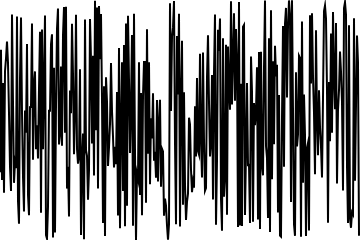
Frame 1 (no input)
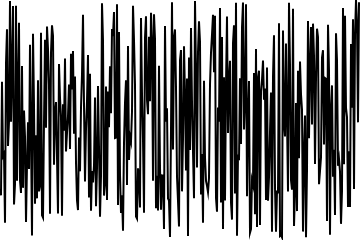
Frame 60 (no input)
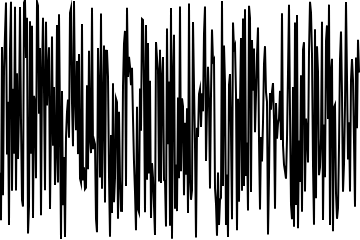
Frame 120 (the mouse pressed at the canvas centre since frame 60)

The p5.js sketch that drew these frames (run headless with seeded random() and noise() and a simulated clock; from frame 60 on, the mouse is pressed at the canvas centre):

// p5.js sketch
// ── sketch.js
// White noise


function setup() {
  createCanvas(360, 240);
}

function draw() {
  background(255);
  noFill();
  stroke(0);
  strokeWeight(2);
  beginShape();
  for (let i = 0; i < width; i++) {
    let y = random(height);
    vertex(i, y);
  }
  endShape();
}
